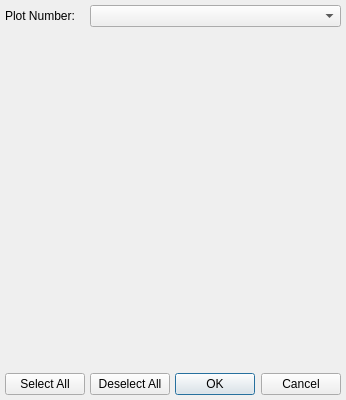
<?xml version="1.0" encoding="UTF-8"?>
<ui version="4.0">
 <class>DialogPlotChannelChoose</class>
 <widget class="QDialog" name="DialogPlotChannelChoose">
  <property name="geometry">
   <rect>
    <x>0</x>
    <y>0</y>
    <width>326</width>
    <height>400</height>
   </rect>
  </property>
  <property name="windowTitle">
   <string>Choose Channels</string>
  </property>
  <layout class="QGridLayout" name="gridLayout">
   <property name="leftMargin">
    <number>5</number>
   </property>
   <property name="topMargin">
    <number>5</number>
   </property>
   <property name="rightMargin">
    <number>5</number>
   </property>
   <property name="bottomMargin">
    <number>5</number>
   </property>
   <property name="spacing">
    <number>5</number>
   </property>
   <item row="2" column="2">
    <widget class="QDialogButtonBox" name="buttonBox">
     <property name="orientation">
      <enum>Qt::Horizontal</enum>
     </property>
     <property name="standardButtons">
      <set>QDialogButtonBox::Cancel|QDialogButtonBox::Ok</set>
     </property>
    </widget>
   </item>
   <item row="2" column="0">
    <widget class="QPushButton" name="btnSelectAll">
     <property name="text">
      <string>Select All</string>
     </property>
    </widget>
   </item>
   <item row="2" column="1">
    <widget class="QPushButton" name="btnDeselectAll">
     <property name="text">
      <string>Deselect All</string>
     </property>
    </widget>
   </item>
   <item row="1" column="0" colspan="3">
    <widget class="QWidget" name="widgetTableContainer" native="true"/>
   </item>
   <item row="0" column="0">
    <widget class="QLabel" name="label">
     <property name="text">
      <string>Plot Number:</string>
     </property>
    </widget>
   </item>
   <item row="0" column="1" colspan="2">
    <widget class="QComboBox" name="comboBoxPlotNumber">
     <property name="maxVisibleItems">
      <number>20</number>
     </property>
    </widget>
   </item>
  </layout>
 </widget>
 <resources/>
 <connections>
  <connection>
   <sender>buttonBox</sender>
   <signal>accepted()</signal>
   <receiver>DialogPlotChannelChoose</receiver>
   <slot>accept()</slot>
   <hints>
    <hint type="sourcelabel">
     <x>248</x>
     <y>254</y>
    </hint>
    <hint type="destinationlabel">
     <x>157</x>
     <y>274</y>
    </hint>
   </hints>
  </connection>
  <connection>
   <sender>buttonBox</sender>
   <signal>rejected()</signal>
   <receiver>DialogPlotChannelChoose</receiver>
   <slot>reject()</slot>
   <hints>
    <hint type="sourcelabel">
     <x>316</x>
     <y>260</y>
    </hint>
    <hint type="destinationlabel">
     <x>286</x>
     <y>274</y>
    </hint>
   </hints>
  </connection>
 </connections>
</ui>
